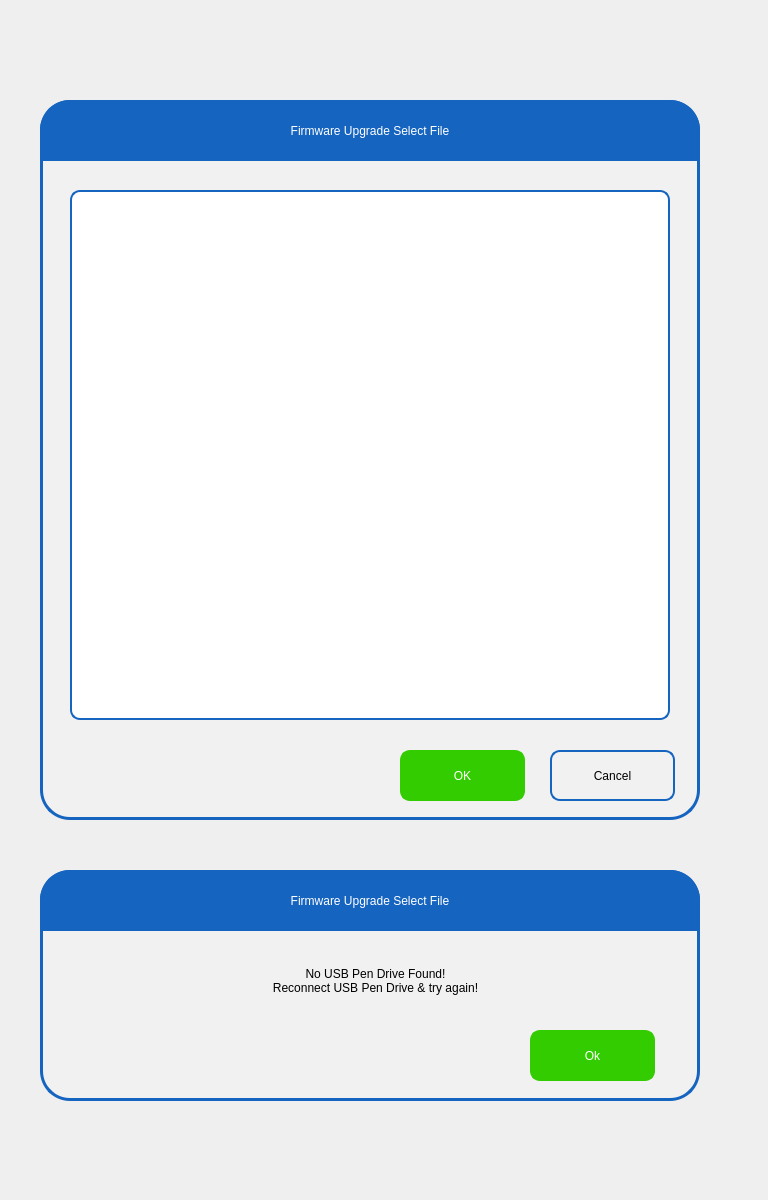
<?xml version="1.0" encoding="UTF-8"?>
<ui version="4.0">
 <class>sFileSelect</class>
 <widget class="QWidget" name="sFileSelect">
  <property name="geometry">
   <rect>
    <x>0</x>
    <y>0</y>
    <width>768</width>
    <height>1200</height>
   </rect>
  </property>
  <property name="windowTitle">
   <string>Form</string>
  </property>
  <widget class="QFrame" name="frFileSelect">
   <property name="geometry">
    <rect>
     <x>40</x>
     <y>100</y>
     <width>660</width>
     <height>720</height>
    </rect>
   </property>
   <property name="styleSheet">
    <string notr="true">border-width: 3px;
border-color: rgb(21, 100, 192);
border-style: solid;
border-radius: 30px;

color: rgb(0, 0, 0);
font: 75 16pt &quot;Roboto Medium&quot;;

background-color: rgb(241, 241, 241);
</string>
   </property>
   <property name="frameShape">
    <enum>QFrame::StyledPanel</enum>
   </property>
   <property name="frameShadow">
    <enum>QFrame::Raised</enum>
   </property>
   <widget class="QLabel" name="lblCaption">
    <property name="geometry">
     <rect>
      <x>0</x>
      <y>0</y>
      <width>660</width>
      <height>61</height>
     </rect>
    </property>
    <property name="styleSheet">
     <string notr="true">font: 75 16pt &quot;Roboto Medium&quot;;
background-color: rgb(21, 100, 192);
color: rgb(255, 255, 255);
border-radius : 0px;
border-top-left-radius: 30px;
border-top-right-radius: 30px;
border-width:0px;



</string>
    </property>
    <property name="text">
     <string>Firmware Upgrade Select File</string>
    </property>
    <property name="alignment">
     <set>Qt::AlignCenter</set>
    </property>
   </widget>
   <widget class="QPushButton" name="pbSelected">
    <property name="geometry">
     <rect>
      <x>360</x>
      <y>650</y>
      <width>125</width>
      <height>51</height>
     </rect>
    </property>
    <property name="focusPolicy">
     <enum>Qt::ClickFocus</enum>
    </property>
    <property name="styleSheet">
     <string notr="true">QPushButton{
background-color: rgb(51, 204, 0);
border-width: 2px;
border-color: rgb(51, 204, 0);
border-style: solid;
border-radius: 10;
color: rgb(255, 255, 255);
font: 75 16pt &quot;Roboto Medium&quot;;
}
QPushButton:disabled { 
background-color: rgb(204, 244, 198);
border-width: 2px;
border-color: rgb(127, 143, 127);
border-style: solid;
border-radius: 10;
color: rgb(0, 0, 0);
font: 75 16pt &quot;Roboto Medium&quot;;
}
QPushButton:pressed {
background-color: rgb(24, 163, 3);
border-width: 2px;
border-color: rgb(24, 163, 3);
border-style: solid;
border-radius: 10;
color: rgb(255, 255, 255);
font: 75 16pt &quot;Roboto Medium&quot;;
}
QPushButton:down {
background-color: rgb(24, 163, 3);
border-width: 2px;
border-color: rgb(24, 163, 3);
border-style: solid;
border-radius: 10;
color: rgb(0, 0, 0);
font: 75 16pt &quot;Roboto Medium&quot;;
}
QPushButton:default {
background-color: rgb(241, 241, 241);
border-width: 2px;
border-color: rgb(21, 100, 192);
border-style: solid;
border-radius: 10;
color: rgb(0, 0, 0);
font: 75 16pt &quot;Roboto Medium&quot;;
}
</string>
    </property>
    <property name="text">
     <string>OK</string>
    </property>
   </widget>
   <widget class="QPushButton" name="pbCancel">
    <property name="geometry">
     <rect>
      <x>510</x>
      <y>650</y>
      <width>125</width>
      <height>51</height>
     </rect>
    </property>
    <property name="focusPolicy">
     <enum>Qt::ClickFocus</enum>
    </property>
    <property name="styleSheet">
     <string notr="true">QPushButton{
background-color: rgb(241, 241, 241);
border-width: 2px;
border-color: rgb(21, 100, 192);
border-style: solid;
border-radius: 10;
color: rgb(0, 0, 0);
font: 75 16pt &quot;Roboto Medium&quot;;
}
QPushButton:disabled { 
background-color: rgb(204, 244, 198);
border-width: 2px;
border-color: rgb(127, 143, 127);
border-style: solid;
border-radius: 10;
color: rgb(0, 0, 0);
font: 75 16pt &quot;Roboto Medium&quot;;
}
QPushButton:pressed {
background-color: rgb(194, 194, 194);
border-width: 2px;
border-color: rgb(194, 194, 194);
border-style: solid;
border-radius: 10;
color: rgb(255, 255, 255);
font: 75 16pt &quot;Roboto Medium&quot;;
}
QPushButton:down {
background-color: rgb(24, 163, 3);
border-width: 2px;
border-color: rgb(24, 163, 3);
border-style: solid;
border-radius: 10;
color: rgb(0, 0, 0);
font: 75 16pt &quot;Roboto Medium&quot;;
}
QPushButton:default {
background-color: rgb(241, 241, 241);
border-width: 2px;
border-color: rgb(21, 100, 192);
border-style: solid;
border-radius: 10;
color: rgb(0, 0, 0);
font: 75 16pt &quot;Roboto Medium&quot;;
}
</string>
    </property>
    <property name="text">
     <string>Cancel</string>
    </property>
   </widget>
   <widget class="QListWidget" name="lwFiles">
    <property name="geometry">
     <rect>
      <x>30</x>
      <y>90</y>
      <width>600</width>
      <height>530</height>
     </rect>
    </property>
    <property name="focusPolicy">
     <enum>Qt::ClickFocus</enum>
    </property>
    <property name="contextMenuPolicy">
     <enum>Qt::NoContextMenu</enum>
    </property>
    <property name="styleSheet">
     <string notr="true">QListWidget {
 border: 2px solid white;
 border-radius: 10px;
 padding: 0;
 background-color: rgb(255, 255, 255);
 border-color: rgb(21, 100, 192);
 color: rgb(0, 0, 0);
 font: 75 16pt &quot;Roboto Medium&quot;;
 padding-left: 15px;
 selection-background-color:  rgb(21, 100, 192);
}

QListWidget QAbstractItemView {
border: 2px solid darkgray;
font: 75 16pt &quot;Roboto Medium&quot;;
border-radius: 5px;
background-color: rgb(255, 255, 255);
selection-background-color:  rgb(21, 100, 192);
}

/*  vertical */
QScrollBar:vertical {
     border: 0px solid  rgb(21, 100, 192);
     background:  rgb(230,230,230);
     width: 41px;
	 margin: 50px 0 50px 0;
     border-left: 2px solid  rgb(182, 182, 182);
     border-radius: 0px;
 }

 QScrollBar::handle:vertical {
     background:  rgb(182, 182, 182);
     min-height: 20px;
 }

 QScrollBar::add-line:vertical {
     border: 0px solid grey;
     background:  rgb(230,230,230);
     height: 50px;
     subcontrol-position: bottom;
     subcontrol-origin: margin;
 }

 QScrollBar::sub-line:vertical {
     border: 0px solid grey;
     background:  rgb(230,230,230);
     height: 50px;
     subcontrol-position: top;
     subcontrol-origin: margin;
 }

 QScrollBar::up-arrow:vertical {
     width: 41px;
     height: 50px;
     background-image: url(:/images/icons/cuparrow.png);
}

QScrollBar::down-arrow:vertical {
     width: 41px;
      height: 50px;
      background-image: url(:/images/icons/cdownarrow.png);
 }

 QScrollBar::add-page:vertical, QScrollBar::sub-page:vertical {
      background: none;
 }
</string>
    </property>
    <property name="horizontalScrollBarPolicy">
     <enum>Qt::ScrollBarAlwaysOff</enum>
    </property>
    <property name="isWrapping" stdset="0">
     <bool>false</bool>
    </property>
    <property name="wordWrap">
     <bool>true</bool>
    </property>
   </widget>
  </widget>
  <widget class="QFrame" name="frMessage">
   <property name="geometry">
    <rect>
     <x>40</x>
     <y>870</y>
     <width>660</width>
     <height>231</height>
    </rect>
   </property>
   <property name="styleSheet">
    <string notr="true">border-width: 3px;
border-color: rgb(21, 100, 192);
border-style: solid;
border-radius: 30px;

color: rgb(0, 0, 0);
font: 75 16pt &quot;Roboto Medium&quot;;

background-color: rgb(241, 241, 241);
</string>
   </property>
   <property name="frameShape">
    <enum>QFrame::StyledPanel</enum>
   </property>
   <property name="frameShadow">
    <enum>QFrame::Raised</enum>
   </property>
   <widget class="QLabel" name="lblMessage">
    <property name="geometry">
     <rect>
      <x>110</x>
      <y>70</y>
      <width>451</width>
      <height>81</height>
     </rect>
    </property>
    <property name="styleSheet">
     <string notr="true">border-width: 0px;
font: 75 16pt &quot;Roboto Medium&quot;;</string>
    </property>
    <property name="text">
     <string>No USB Pen Drive Found!
Reconnect USB Pen Drive &amp; try again!</string>
    </property>
    <property name="alignment">
     <set>Qt::AlignCenter</set>
    </property>
    <property name="wordWrap">
     <bool>true</bool>
    </property>
   </widget>
   <widget class="QLabel" name="lblMCaption">
    <property name="geometry">
     <rect>
      <x>0</x>
      <y>0</y>
      <width>660</width>
      <height>61</height>
     </rect>
    </property>
    <property name="styleSheet">
     <string notr="true">font: 75 16pt &quot;Roboto Medium&quot;;
background-color: rgb(21, 100, 192);
color: rgb(255, 255, 255);
border-radius : 0px;
border-top-left-radius: 30px;
border-top-right-radius: 30px;
border-width:0px;


</string>
    </property>
    <property name="text">
     <string>Firmware Upgrade Select File</string>
    </property>
    <property name="alignment">
     <set>Qt::AlignCenter</set>
    </property>
   </widget>
   <widget class="QPushButton" name="pbOK">
    <property name="geometry">
     <rect>
      <x>490</x>
      <y>160</y>
      <width>125</width>
      <height>51</height>
     </rect>
    </property>
    <property name="focusPolicy">
     <enum>Qt::ClickFocus</enum>
    </property>
    <property name="styleSheet">
     <string notr="true">QPushButton{
background-color: rgb(51, 204, 0);
border-width: 2px;
border-color: rgb(51, 204, 0);
border-style: solid;
border-radius: 10;
color: rgb(255, 255, 255);
font: 75 16pt &quot;Roboto Medium&quot;;
}
QPushButton:disabled { 
background-color: rgb(204, 244, 198);
border-width: 2px;
border-color: rgb(127, 143, 127);
border-style: solid;
border-radius: 10;
color: rgb(0, 0, 0);
font: 75 16pt &quot;Roboto Medium&quot;;
}
QPushButton:pressed {
background-color: rgb(24, 163, 3);
border-width: 2px;
border-color: rgb(24, 163, 3);
border-style: solid;
border-radius: 10;
color: rgb(255, 255, 255);
font: 75 16pt &quot;Roboto Medium&quot;;
}
QPushButton:down {
background-color: rgb(24, 163, 3);
border-width: 2px;
border-color: rgb(24, 163, 3);
border-style: solid;
border-radius: 10;
color: rgb(0, 0, 0);
font: 75 16pt &quot;Roboto Medium&quot;;
}
QPushButton:default {
background-color: rgb(241, 241, 241);
border-width: 2px;
border-color: rgb(21, 100, 192);
border-style: solid;
border-radius: 10;
color: rgb(0, 0, 0);
font: 75 16pt &quot;Roboto Medium&quot;;
}
</string>
    </property>
    <property name="text">
     <string>Ok</string>
    </property>
   </widget>
  </widget>
 </widget>
 <resources/>
 <connections/>
</ui>
